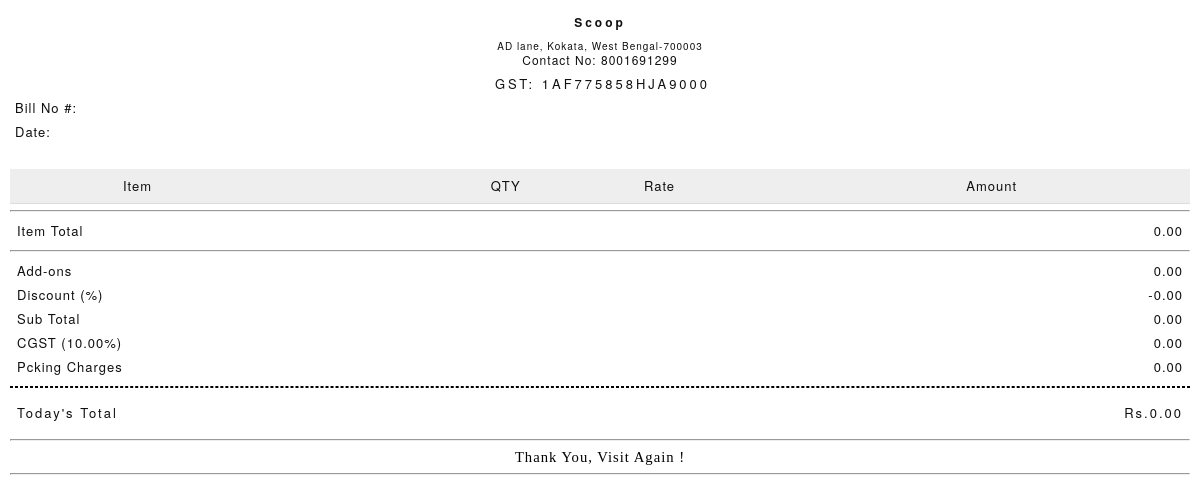
The app's page /food/invoice/index.php with its own data.
### tables this page shows
CREATE TABLE `food_invoice_info` (
  `id` int(11) NOT NULL AUTO_INCREMENT,
  `name` varchar(255) DEFAULT NULL,
  `address` longtext DEFAULT NULL,
  `city` varchar(255) DEFAULT NULL,
  `state` varchar(255) DEFAULT NULL,
  `pin` varchar(255) DEFAULT NULL,
  `country` varchar(255) DEFAULT NULL,
  `contact_no` varchar(255) DEFAULT NULL,
  `GST` varchar(255) DEFAULT NULL,
  `status` int(11) DEFAULT NULL,
  PRIMARY KEY (`id`)
);

CREATE TABLE `food_tax_charges` (
  `id` int(11) NOT NULL AUTO_INCREMENT,
  `name` varchar(255) DEFAULT NULL,
  `amount` float(6,2) DEFAULT NULL,
  `type` int(11) DEFAULT 0 COMMENT '0= %, 1= fixed',
  `charge_or_discount` int(11) DEFAULT 0 COMMENT '0= add, 1= discount',
  `status` int(11) DEFAULT 1,
  PRIMARY KEY (`id`)
);

### food/db/connection.php (called while the page is built, shortened)
<?php
    $dbname = 'scanncat_papun';
    ?>

### food/db/query.php (called while the page is built, shortened)
<?php
function select($table,$condition=[]){
    include('connection.php');
    $table=mysqli_real_escape_string($conn, $table);
        if(isset($condition['limit'])){
            $limit= $condition['limit'];
            $limit=mysqli_real_escape_string($conn, $limit);
            $limitq="LIMIT $limit";
        }else{
            $limitq="LIMIT 10000000000000000000";
        }
        if(isset($condition['offset'])){
            $ofset= $condition['offset'];
            $ofset=mysqli_real_escape_string($conn, $ofset);
            $ofsetq="OFFSET $ofset";
        }else{
            $ofsetq="OFFSET 0";
        }
        if(isset($condition["conditions"])){
            $conditions=$condition["conditions"];
        }
        if(isset($condition['order'])){
            $order=$condition['order'];
            $orders = [];
            foreach($order as $names => $vals){
                $orders = mysqli_real_escape_string($conn,$names)." ".mysqli_real_escape_string($conn,$vals);
            }
        }else{ $orders= "id asc"; }
                $table_name=$table;
                $linkp=mysqli_connect($host, $user, $pass);
                $result = mysqli_query($linkp,"SHOW COLUMNS FROM $table_name");
                    if(mysqli_num_rows($result) > 0) {
                            $form_data=array();
                                while ($row = mysqli_fetch_assoc($result)) {
                                    $form_data[]=$row['Field'];
                                }
                    }
                $total_data=array();
                        if(isset($conditions)){
                            $columns = [];
                            foreach($conditions as $name => $val){
                                $columns[] = "$name = '".mysqli_real_escape_string($conn, $val)."'";
                            }
                            $sql = "SELECT * FROM `$table_name`  WHERE ".implode(" AND ", $columns)." ORDER BY $orders "."$limitq "." $ofsetq" ;
                        }else{
                            $sql = "SELECT * FROM `$table_name` ";
                        }
                        $retval=mysqli_query($conn, $sql);
                            if(mysqli_num_rows($retval) > 0){
                                while($row = mysqli_fetch_assoc($retval)){
                                    $data=array();
                                        foreach($form_data as $value){
                                            $data[$value]=$row[$value];
                                        }
                                                $total_data[]=$data;
                                }
                            }else{
                            }
                            return $total_data;
}
?>

### food/invoice/index.php (the view, shortened to what this page needs)
<?php
include("../db/query.php");
$get_food_invoice_info = select("food_invoice_info");
$get_order = select("food_order", [
    "conditions" => [
        "id" => $_GET["id"]
    ],
    'join' => array(
        "food_menu_type"=>'order_type'
    ),
    'join_many' => array(
        'food_order_item' => 'order_id',
    ),
]);
 ?>
<!doctype html>
<html>
<head>
</head>
<body style="max-width: 100%;margin:10px;padding-bottom: 5px;">
    <div class="invoice-box" style="background-color: white;width: 100%;margin-left: 0px;margin-right: 0px;padding-top: 0px;max-width: 100%;padding-bottom: 0px;">
        <div style="text-align: center;">
            <h4 style="margin-top: 0px;margin-bottom: 0px;font-size:12px;letter-spacing: 3px;"><?php echo $get_food_invoice_info[0]["name"]; ?></h4>
            <div style="font-size:10px; letter-spacing: 1px;margin-bottom: -10px;">
                <?php echo $get_food_invoice_info[0]["address"] . ", " . $get_food_invoice_info[0]["city"]; ?>,
                <?php echo $get_food_invoice_info[0]["state"] . "-" . $get_food_invoice_info[0]["pin"]; ?>
            </div>
            <span style="font-size:12px">Contact No: <?php echo $get_food_invoice_info[0]["contact_no"] ?></span>
            <div style="font-size: 13px;letter-spacing: 3px;margin-left:5px;text-align: center;">
                GST: <?php echo $get_food_invoice_info[0]["GST"]; ?>
            </div>
        </div>
        <div style="padding-bottom: 0px;font-size:13px;float: left;text-align: justify;margin-left:5px; font-weight:400">
            Bill No #: <?php echo $get_order[0]['id']; ?><br>
            Date: <?php echo $get_order[0]['date'] . " " . $get_order[0]['time']; ?><br>
        </div>
        <br><br>
        <table cellpadding="0" cellspacing="0" style="width: 100%;text-align: center;margin-top:25px;">
            <tr class="heading" style="font-size: 13px;">
                <td>
                    Item
                </td>
                <td>
                    QTY
                </td>
                <td>
                    Rate
                </td>
                <td>
                    Amount
                </td>
            </tr>
            <?php
            $subtotal = 0;
            ?>
        </table>
        <?php
        $get_all_charges = select('food_tax_charges', [
            "conditions" => [
                "status" => 1
            ]
        ]);
        function get_total_tax_charges($total_amount)
        {
            $s_total_amount = $total_amount;
            $s_t_discount = 0;
            $get_all_charges = select('food_tax_charges', [
                "conditions" => [
                    "status" => 1
                ]
            ]);
            $final_array = [];
            foreach ($get_all_charges as $charge) {
                $temp_total_charge_amount = 0;
                if ($charge['type'] == 0) {
                    $temp_balance_amount = ($s_total_amount * $charge['amount']);
                    $balance_amount = ($temp_balance_amount / 100);
                } else {
                    $balance_amount = $charge['amount'];
                }
                $ch_value = $balance_amount;
                if ($charge['charge_or_discount'] == 0) {
                    $temp_total_charge_amount += $balance_amount;
                } else {
                    $temp_total_charge_amount -= $balance_amount;
                }
                $s_t_discount += $temp_total_charge_amount;
                if ($charge['charge_or_discount'] == 0) {
                    $balance_amount = "₹" . number_format($balance_amount, 2);
                } else {
                    $balance_amount = "-₹" . number_format($balance_amount, 2);
                }
                $temp_array = array(
                    "name" => $charge['name'],
                    "referance" => $charge['amount'],
                    "amount" => $balance_amount,
                    "value" => $ch_value,
                    "charge=0_&_discount=1" => $charge['charge_or_discount'],
                    "%=0_&_fixed=1" => $charge['type']
                );
                $final_array["details"][] = $temp_array;
            }
            $final_array["total"] = $s_t_discount;
            return $final_array;
        }
        $item_total = $subtotal;
        $taxable_amount = 0;
        if ($get_order[0]['food_menu_type']['tax_applied_after_discount'] == 1) {
            $taxable_amount = ($get_order[0]['sub_total'] + $get_order[0]['add_ons_charges']) - $get_order[0]['indivisual_discount'];
        } else {
            $taxable_amount = $get_order[0]['sub_total'] + $get_order[0]['add_ons_charges'];
        }
        $tmp_charges = get_total_tax_charges($taxable_amount);
        $total_amount = ($item_total + $tmp_charges['total']);
        $total_charge_data = [];
        $total_charge_data["charges"] = $tmp_charges['details'];
        $total_charge_data["item_total"] = $item_total;
        $total_charge_data["total_charges"] = $tmp_charges['total'];
        $total_charge_data["total"] = $total_amount;
        ?>
        <hr>
        <table style="line-height: 12px;margin-top: 5px; width: 100%;font-size: 13px;font-weight:400">
            <tr>
                <td>Item Total</td>
                <td><?php echo number_format($get_order[0]['sub_total'], 2) ?></td>
            </tr>
        </table>
        <hr>
        <table style="line-height: 12px;margin-top: 5px; width: 100%;font-size: 13px;font-weight:400">
            <tr>
                <td>Add-ons </td>
                <td><?php echo number_format($get_order[0]['add_ons_charges'], 2) ?></td>
            </tr>
            <tr>
                <td>Discount (<?php echo $get_order[0]['indivisual_discount_percent']; ?>%)</td>
                <td>-<?php echo number_format($get_order[0]['indivisual_discount'], 2); ?></td>
            </tr>
            <tr>
                <td>Sub Total</td>
                <td><?php echo number_format((($get_order[0]['sub_total']+$get_order[0]['add_ons_charges']) - $get_order[0]['indivisual_discount']), 2); ?></td>
            </tr>
            <?php
            foreach ($total_charge_data['charges'] as $charge) { ?>
                <tr>
                    <td>
                        <?php echo $charge['name'] . " (" . $charge['referance'] . "%)" ?>
                    </td>
                    <td>
                        <?php echo number_format($charge['value'], 2) ?>
                    </td>
                </tr>
            <?php }
            ?>
            <tr>
                <td>Pcking Charges</td>
                <td><?php echo number_format($get_order[0]['packing_charges'], 2); ?></td>
            </tr>
        </table>
        <hr style="border: 1px dashed black;" />
        <table style="font-size: 13px;letter-spacing: 2px;">
            <tr>
                <td>Today's Total</td>
                <td>Rs.<?php echo number_format($get_order[0]['total'], 2); ?></td>
            </tr>
        </table>
    </div>
    <hr />
    <center>
        <span style="text-align:center">Thank You, Visit Again !</span>
    </center>
    <hr />
</body>
</html>

### food/invoice/index.php (style rules this page uses)
body { font: Georgia, "Times New Roman", Times, serif; background: #fff; font-size: 11pt; letter-spacing: 1px; }
.invoice-box { max-width: 100%; margin: auto; padding: 30px; padding-left: 0px; padding-right: 0px; font-size: 12px; line-height: 24px; font-family: 'Helvetica Neue', 'Helvetica', Helvetica, Arial, sans-serif; color: #101010; }
.invoice-box table { width: 100%; line-height: inherit; text-align: left; }
.invoice-box table td { padding: 5px; vertical-align: top; }
.invoice-box table tr td:nth-child(2) { text-align: right; }
.invoice-box table tr.heading td { background: #eee; border-bottom: 1px solid #ddd; }

### records on screen
food_invoice_info: name "Scoop", address "AD lane", city "Kokata", state "West Bengal", pin "700003", contact_no "8001691299", GST "1AF775858HJA9000"
food_tax_charges: name "CGST", amount "10.00", value "0.00"

### other values on screen
$get_order[0]['sub_total'] "0.00"
$get_order[0]['add_ons_charges'] "0.00"
$get_order[0]['indivisual_discount'] "0.00"
$get_order[0]['packing_charges'] "0.00"
$get_order[0]['total'] "0.00"
